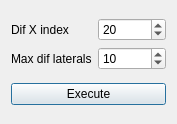
<?xml version="1.0" encoding="UTF-8"?>
<ui version="4.0">
 <class>PlateLocationWindow</class>
 <widget class="QDialog" name="PlateLocationWindow">
  <property name="geometry">
   <rect>
    <x>0</x>
    <y>0</y>
    <width>177</width>
    <height>124</height>
   </rect>
  </property>
  <property name="windowTitle">
   <string>Dialog</string>
  </property>
  <layout class="QVBoxLayout" name="verticalLayout">
   <item>
    <layout class="QGridLayout" name="gridLayout">
     <item row="0" column="0">
      <widget class="QLabel" name="label_2">
       <property name="text">
        <string>Dif X index</string>
       </property>
      </widget>
     </item>
     <item row="1" column="1">
      <widget class="QSpinBox" name="maxDif">
       <property name="value">
        <number>10</number>
       </property>
      </widget>
     </item>
     <item row="1" column="0">
      <widget class="QLabel" name="label">
       <property name="text">
        <string>Max dif laterals</string>
       </property>
      </widget>
     </item>
     <item row="0" column="1">
      <widget class="QSpinBox" name="difXSpin">
       <property name="value">
        <number>20</number>
       </property>
      </widget>
     </item>
    </layout>
   </item>
   <item>
    <widget class="QPushButton" name="executeButton">
     <property name="text">
      <string>Execute</string>
     </property>
    </widget>
   </item>
  </layout>
 </widget>
 <resources/>
 <connections/>
</ui>
